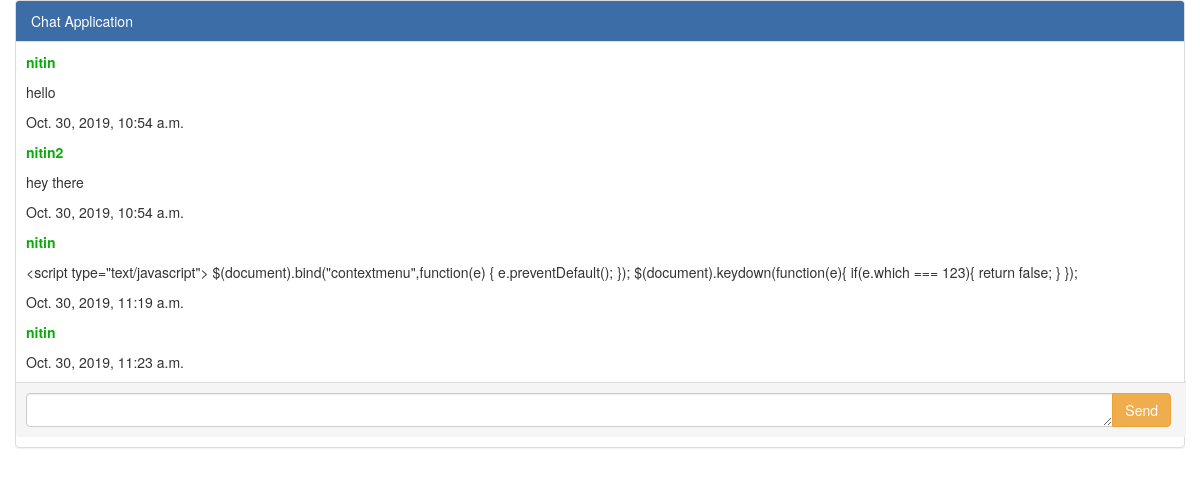
The page /messenger/1/3/ (signed in) on the database its author committed.
### dashboard/models.py (models this page shows)
class Message(models.Model):
	user_1 = models.ForeignKey(Account, related_name="user_send", null=True, on_delete=models.CASCADE)
	user_2 = models.ForeignKey(Account, related_name="user_recv", null=True, on_delete=models.CASCADE)
	message = models.TextField(verbose_name="message")
	message_sent = models.DateTimeField(verbose_name="message_sent", auto_now_add=True)

### account/models.py (models this page shows, shortened)
class Account(AbstractBaseUser):
	email = models.EmailField(verbose_name="email", max_length=60, unique=True)
	username = models.CharField(verbose_name="username", max_length=30, unique=True)
	first_name = models.CharField(verbose_name="first name", max_length=30)
	last_name = models.CharField(verbose_name="last name", max_length=30)
	phone_no = models.CharField(verbose_name="phone number", max_length=10, unique=True)
	date_joined = models.DateTimeField(verbose_name="data joined", auto_now_add=True)
	last_login = models.DateTimeField(verbose_name="last login", auto_now=True)
	is_admin = models.BooleanField(default=False)
	is_active = models.BooleanField(default=True)
	is_staff = models.BooleanField(default=False)
	is_superuser = models.BooleanField(default=False)
	is_casual_user = models.BooleanField(default=True)
	is_premium_user = models.BooleanField(default=False)
	is_commercial_user = models.BooleanField(default=False)
	is_verified = models.BooleanField(default=False)
	premium_type = models.IntegerField(default=0, verbose_name="premium_type")
	USERNAME_FIELD = 'email'
	REQUIRED_FIELDS = ['username', 'first_name', 'last_name', 'phone_no']
	objects = MyAccountManager()

### dashboard/views.py (the view, shortened to what this page needs)
# urls.py: url(r'^messenger/(?P<user_1>\w+)/(?P<user_2>\w+)/$', messenge_view, name="my_message"),
def messenge_view(request,user_1,user_2):
	if not request.user.is_authenticated:
		return redirect('login')
	val=False
	mes=[]
	is_friend=False
	u_1 = Account.objects.filter(id = int(user_1))
	u_2 = Account.objects.filter(id = int(user_2))
	if u_1.count() == 0 or u_2.count() == 0:
		return redirect('home')
	u_1 = u_1[0]
	u_2 = u_2[0]
	if u_1 == None or u_2 == None:
		return redirect('home')
	if (Friend.objects.filter(user_1 = u_1, user_2=u_2)).exists() | (Friend.objects.filter(user_1 = u_2, user_2=u_1)).exists():
    		is_friend=True
	if(not is_friend):
		return redirect('home')
	accounts = Account.objects.all()
	if u_1 == request.user:
		val = u_1.is_commercial_user | u_1.is_premium_user
	if u_2 == request.user:
		val = u_2.is_commercial_user | u_2.is_premium_user
	print(val)
	value =Message.objects.all().order_by('message_sent')
	for i in range(len(value)):
		if((int(value[i].user_1.id)==int(user_1) and int(value[i].user_2.id)==int(user_2) and is_friend) or (int(value[i].user_2.id)==int(user_1) and int(value[i].user_1.id)==int(user_2) and is_friend)):
			mes.append(value[i])
	args1={
		'visibile' :val,
		'message' : mes,
	}
	return render(request, 'chatapp.html', args1)

### dashboard/templates/chatapp.html (shortened to what this page needs)
<!DOCTYPE html>
<html lang="en">
<head>
  <link rel="stylesheet" href="https://maxcdn.bootstrapcdn.com/bootstrap/3.4.0/css/bootstrap.min.css">
</head>
<body>
<div class="container">
    <div class="row">
        <div class="panel panel-default">
          <div class="panel-heading">Chat Application</div>
          <div class="panel-body">
            <div  class="container">
                <div  id="sender" class="row message-bubble">
              {% for i in message %}
                <p class="text-muted">{{i.user_1.first_name}}</p>
                    <p>{{i.message}}</p>
                    <p>{{i.message_sent}}</p>
              {% endfor %}
              {% if visibile == True %}
              <div class="panel-footer">
                  <form method="POST">
                      <div class="input-group">
                          <textarea rows="1" cols="6"  class="form-control" name = "post_area"></textarea>
                          <span class="input-group-btn">
                            <button class="btn btn-warning" type="submit">Send</button>
                          </span>
                        </div>
                  </form>
              </div>
              {% endif %}
            </div>
            </div>
          </div>
        </div>
    </div>
</div>
</body>
</html>

### dashboard/templates/chatapp.html (style rules this page uses)
.message-bubble { padding: 10px 0px 10px 0px; }
.text-muted { font-weight: bold; }
#sender > .text-muted { color: rgb(9, 170, 9); }
.message-bubble > * { padding-left: 10px; }
.panel-body { padding: 0px; }
.panel-heading { background-color: #3d6da7 !important; color: white !important; }

### rows shown on the page
Message: user_1.first_name "nitin", message "hello", message_sent "Oct. 30, 2019, 10:54 a.m."
Message: user_1.first_name "nitin2", message "hey there", message_sent "Oct. 30, 2019, 10:54 a.m."
Message: user_1.first_name "nitin", message "<script type=\"text/javascript\"> $(document).bind(\"contextmenu\",function(e) { e.preventDefault(); }); $(document).keydown(function(e){ if(e.which === 123){ return false; } });", message_sent "Oct. 30, 2019, 11:19 a.m."
Message: user_1.first_name "nitin", message_sent "Oct. 30, 2019, 11:23 a.m."
